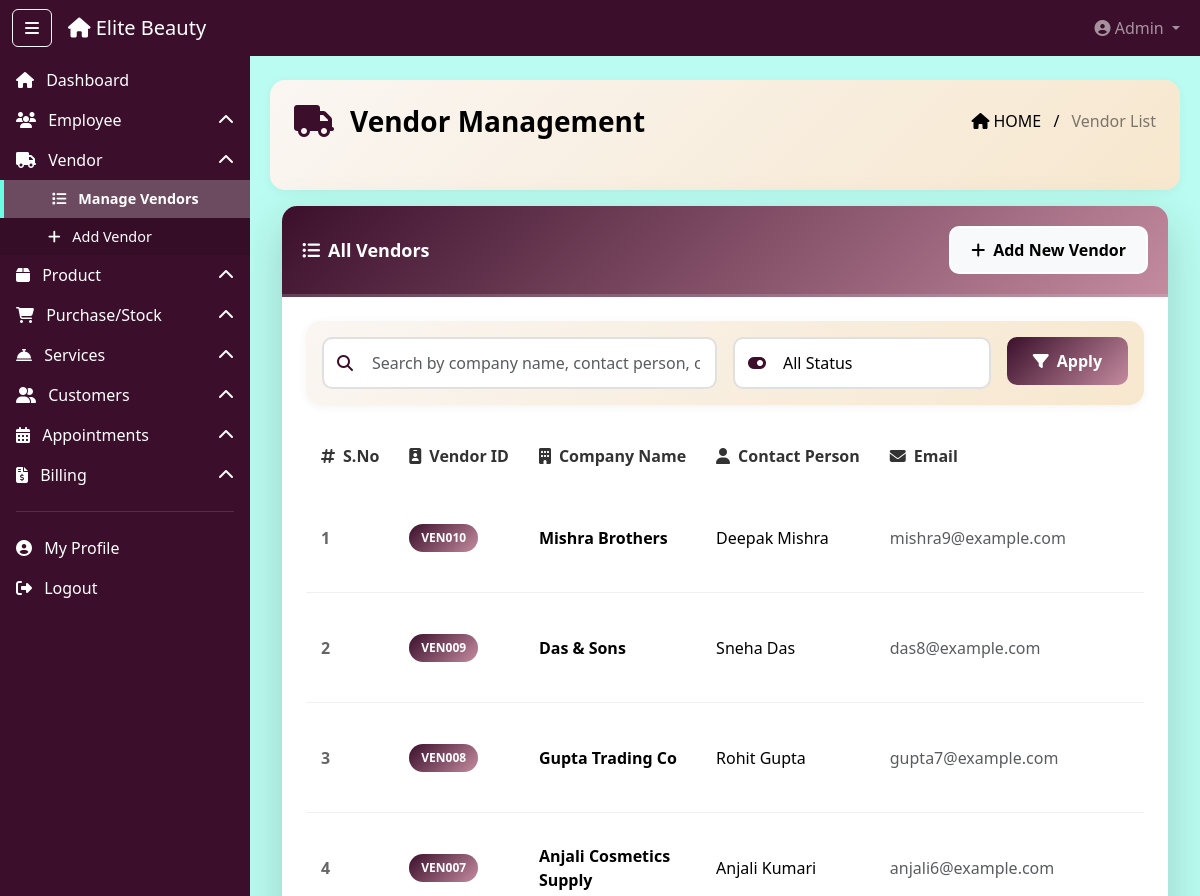
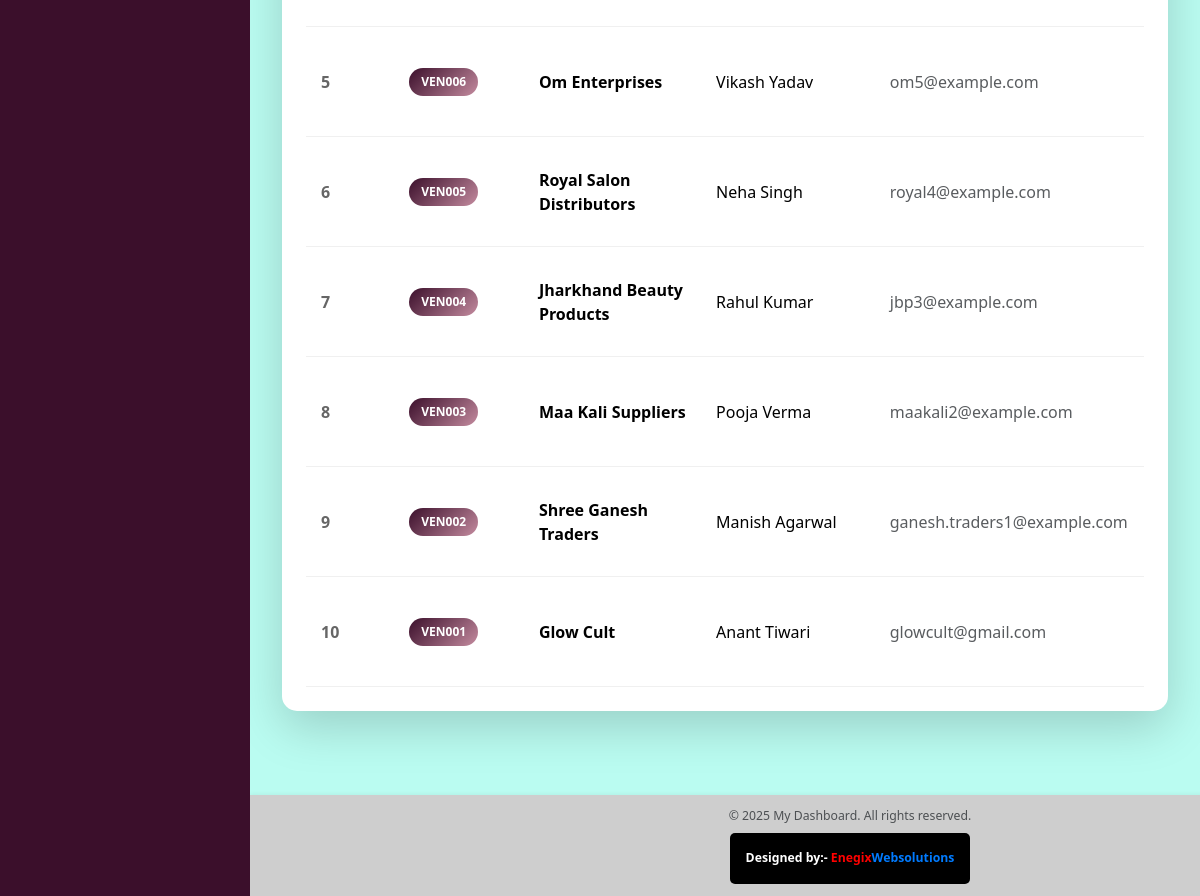
Page /admin-panel/vendor-list/ (signed in) on the committed database (2 pictures, top to bottom).
### dashboard_app/models.py (models this page shows, shortened)
class Vendor(models.Model):
    vendor_id = models.CharField(max_length=10, unique=True, editable=False)
    company_name = models.CharField(max_length=200)
    contact_person = models.CharField(max_length=100)
    email = models.EmailField(unique=True)
    mobile = models.CharField(max_length=10)
    alternate_mobile = models.CharField(max_length=10, blank=True, null=True)
    address_line = models.TextField()
    city = models.CharField(max_length=50)
    state = models.CharField(max_length=50)
    pincode = models.CharField(max_length=10)
    gst_number = models.CharField(max_length=15, blank=True, null=True)
    pan_number = models.CharField(max_length=10, blank=True, null=True)
    account_number = models.CharField(max_length=20, blank=True, null=True)
    ifsc_code = models.CharField(max_length=11, blank=True, null=True)
    account_holder_name = models.CharField(max_length=100, blank=True, null=True)
    bank_name = models.CharField(max_length=100, blank=True, null=True)
    is_active = models.BooleanField(default=True)
    created_at = models.DateTimeField(auto_now_add=True)
    updated_at = models.DateTimeField(auto_now=True)

### dashboard_app/views.py (the view, shortened to what this page needs)
    def wrapper(request, *args, **kwargs):
        user_id   = request.session.get('user_id')
        user_type = request.session.get('user_type')
        return view_func(request, *args, **kwargs)

### dashboard_app/context_processors.py (called while the page is built)
def user_context(request):
    return {
        'session_user_name': request.session.get('full_name', ''),
        'session_user_role': request.session.get('role', ''),
        'session_user_email': request.session.get('email', ''),
        'session_user_type': request.session.get('user_type', ''),
        'is_logged_in': 'user_id' in request.session,
    }

### dashboard_app/views.py (called while the page is built, shortened)
def check_blocked_user(view_func):
    def wrapper(request, *args, **kwargs):
        user_id   = request.session.get('user_id')
        user_type = request.session.get('user_type')
        return view_func(request, *args, **kwargs)
    return wrapper

@check_blocked_user
@login_required
@role_required(['super_admin'])
def vendor_list(request):
    vendors_list = Vendor.objects.all().order_by('-id')
    paginator = Paginator(vendors_list, 10)
    page = request.GET.get('page')
    try:
        vendors = paginator.page(page)
    except PageNotAnInteger:
        vendors = paginator.page(1)
    except EmptyPage:
        vendors = paginator.page(paginator.num_pages)
    return render(request, "vendor/vendor_list.html", {"vendors": vendors})

### dashboard_app/templates/vendor/vendor_list.html (shortened to what this page needs)
{% extends "base2.html" %}
{% load static %}
{% block content %}
<div class="ribbon-header d-flex justify-content-between align-items-center px-4 pb-5 mb-3" style="color: black">
  <div class="d-flex align-items-center">
    <i class="fas fa-truck me-3 fs-2" style="color: #3b0f2b;"></i>
    <div class="fw-bold fs-3">Vendor Management</div>
  </div>
  <div class="breadcrumb-text text-end">
    <span class="text-black"><i class="fas fa-home me-1"></i>HOME</span>
    <span class="mx-2 text-black">/</span>
    <span class="text-black-50">Vendor List</span>
  </div>
</div>
<div class="container-fluid mt-2">
  <div class="card shadow-lg mb-4 modern-card">
    <div class="card-header table-title-bar d-flex justify-content-between align-items-center">
      <span class="fw-bold text-white"><i class="fas fa-list-ul me-2"></i>All Vendors</span>
      <a href="{% url 'add_vendor' %}" class="btn btn-light btn-add-new">
        <i class="fas fa-plus me-2"></i>Add New Vendor
      </a>
    </div>
    <div class="card-body p-4">
      <div class="filter-section mb-4 p-3">
        <div class="row g-3">
          <div class="col-md-6">
            <div class="search-box">
              <i class="fas fa-search search-icon"></i>
              <input type="text" id="searchInput" class="form-control modern-input ps-5" placeholder="Search by company name, contact person, or vendor ID...">
            </div>
          </div>
          <div class="col-md-4">
            <div class="filter-box">
              <i class="fas fa-toggle-on filter-icon"></i>
              <select id="statusFilter" class="form-control modern-input ps-5">
                <option value="">All Status</option>
              </select>
            </div>
          </div>
          <div class="col-md-2">
            <button class="btn btn-primary w-100 btn-filter" onclick="filterTable()">
              <i class="fas fa-filter me-2"></i>Apply
            </button>
          </div>
        </div>
      </div>
      <div class="table-responsive">
        <table class="table table-hover modern-table" id="vendorTable">
          <thead>
            <tr>
              <th><i class="fas fa-hashtag me-2"></i>S.No</th>
              <th><i class="fas fa-id-badge me-2"></i>Vendor ID</th>
              <th><i class="fas fa-building me-2"></i>Company Name</th>
              <th><i class="fas fa-user me-2"></i>Contact Person</th>
              <th><i class="fas fa-envelope me-2"></i>Email</th>
            </tr>
          </thead>
          <tbody>
            {% for vendor in vendors %}
            <tr class="table-row-hover" data-status="{% if vendor.is_active %}active{% else %}inactive{% endif %}">
              <td><span class="serial-number">{{ vendors.start_index|add:forloop.counter0 }}</span></td>
              <td><span class="vendor-id-badge">{{ vendor.vendor_id }}</span></td>
              <td><strong class="searchable">{{ vendor.company_name }}</strong></td>
              <td><span class="searchable">{{ vendor.contact_person }}</span></td>
              <td><span class="text-muted searchable">{{ vendor.email }}</span></td>
            </tr>
            {% endfor %}
          </tbody>
        </table>
      </div>
    </div>
  </div>
</div>
{% endblock %}

### dashboard_app/static/css/style.css (style rules this page uses)
body { min-height: 100vh; background-color: #f8f9fa; transition: margin-left 0.3s ease; display: flex; flex-direction: column; }
html, body { overflow-x: hidden; width: 100%; }
.table-title-bar { background-color:#3b0f2b; }

### dashboard_app/templates/vendor/vendor_list.html (style rules this page uses)
.modern-card { border-radius: 15px; border: none; overflow: hidden; }
.modern-input { border: 2px solid #e0e0e0 !important; border-radius: 10px; padding: 12px 15px; transition: all 0.3s ease; color: #000; }
.filter-section { background: linear-gradient(135deg, #faf6f2 0%, #f7e7ce 100%); border-radius: 15px; box-shadow: 0 2px 10px rgba(59, 15, 43, 0.05); }
.search-box, .filter-box { position: relative; }
.search-icon, .filter-icon { position: absolute; left: 15px; top: 50%; transform: translateY(-50%); color: #3b0f2b; z-index: 10; }
.modern-table { margin-bottom: 0; }
.modern-table thead { background: linear-gradient(135deg, #faf6f2 0%, #f7e7ce 100%); }
.modern-table thead th { border: none; padding: 15px; font-weight: 600; color: #333; white-space: nowrap; }
.modern-table tbody tr { transition: all 0.3s ease; border-bottom: 1px solid #f0f0f0; }
.modern-table tbody td { padding: 15px; vertical-align: middle; }
.vendor-id-badge { background: linear-gradient(135deg, #3b0f2b 0%, #c48b9f 100%); color: white; padding: 5px 12px; border-radius: 20px; font-weight: 600; font-size: 12px; display: inline-block; }
.serial-number { font-weight: 600; color: #666; }
.btn-add-new { padding: 10px 20px; border-radius: 10px; font-weight: 600; transition: all 0.3s ease; border: 2px solid #fff; }
.btn-filter { background: linear-gradient(135deg, #3b0f2b 0%, #c48b9f 100%); border: none; padding: 12px; font-weight: 600; border-radius: 10px; transition: all 0.3s ease; }
.card-header.table-title-bar { background: linear-gradient(135deg, #3b0f2b 0%, #c48b9f 100%); padding: 20px; font-size: 18px; border-bottom: 3px solid rgba(255,255,255,0.2); }
.ribbon-header { background: linear-gradient(135deg, #faf6f2 0%, #f7e7ce 100%); border-radius: 15px; padding: 20px; margin-bottom: 20px; box-shadow: 0 2px 10px rgba(59, 15, 43, 0.05); }

### rows in the picture
Vendor: start_index|add "1", vendor_id "VEN010", company_name "Mishra Brothers", contact_person "Deepak Mishra", email "mishra9@example.com"
Vendor: start_index|add "2", vendor_id "VEN009", company_name "Das & Sons", contact_person "Sneha Das", email "das8@example.com"
Vendor: start_index|add "3", vendor_id "VEN008", company_name "Gupta Trading Co", contact_person "Rohit Gupta", email "gupta7@example.com"
Vendor: start_index|add "4", vendor_id "VEN007", company_name "Anjali Cosmetics Supply", contact_person "Anjali Kumari", email "anjali6@example.com"
Vendor: start_index|add "5", vendor_id "VEN006", company_name "Om Enterprises", contact_person "Vikash Yadav", email "om5@example.com"
Vendor: start_index|add "6", vendor_id "VEN005", company_name "Royal Salon Distributors", contact_person "Neha Singh", email "royal4@example.com"
Vendor: start_index|add "7", vendor_id "VEN004", company_name "Jharkhand Beauty Products", contact_person "Rahul Kumar", email "jbp3@example.com"
Vendor: start_index|add "8", vendor_id "VEN003", company_name "Maa Kali Suppliers", contact_person "Pooja Verma", email "maakali2@example.com"
Vendor: start_index|add "9", vendor_id "VEN002", company_name "Shree Ganesh Traders", contact_person "Manish Agarwal", email "ganesh.traders1@example.com"
Vendor: start_index|add "10", vendor_id "VEN001", company_name "Glow Cult", contact_person "Anant Tiwari", email "glowcult@gmail.com"
